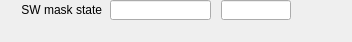
<?xml version="1.0" encoding="UTF-8"?>
<ui version="4.0">
 <class>Form</class>
 <widget class="QWidget" name="Form">
  <property name="geometry">
   <rect>
    <x>0</x>
    <y>0</y>
    <width>352</width>
    <height>42</height>
   </rect>
  </property>
  <property name="windowTitle">
   <string>Form</string>
  </property>
  <widget class="caLineEdit" name="calineedit_9">
   <property name="geometry">
    <rect>
     <x>221</x>
     <y>0</y>
     <width>70</width>
     <height>20</height>
    </rect>
   </property>
   <property name="alignment">
    <set>Qt::AlignCenter</set>
   </property>
   <property name="channel" stdset="0">
    <string notr="true">$(EVG):SoftSeqMask-$(SEQNUM)-RB</string>
   </property>
   <property name="colorMode">
    <enum>caLineEdit::Alarm_Default</enum>
   </property>
   <property name="formatType">
    <enum>caLineEdit::hexadecimal</enum>
   </property>
  </widget>
  <widget class="QLabel" name="label_2">
   <property name="geometry">
    <rect>
     <x>1</x>
     <y>0</y>
     <width>101</width>
     <height>20</height>
    </rect>
   </property>
   <property name="text">
    <string>SW mask state</string>
   </property>
   <property name="alignment">
    <set>Qt::AlignRight|Qt::AlignTrailing|Qt::AlignVCenter</set>
   </property>
  </widget>
  <widget class="caTextEntry" name="catextentry_2">
   <property name="geometry">
    <rect>
     <x>110</x>
     <y>0</y>
     <width>101</width>
     <height>20</height>
    </rect>
   </property>
   <property name="channel" stdset="0">
    <string notr="true">$(EVG):SoftSeqMask-$(SEQNUM)-SP</string>
   </property>
   <property name="background">
    <color>
     <red>212</red>
     <green>219</green>
     <blue>157</blue>
    </color>
   </property>
   <property name="colorMode">
    <enum>caLineEdit::Static</enum>
   </property>
   <property name="formatType">
    <enum>caLineEdit::hexadecimal</enum>
   </property>
  </widget>
 </widget>
 <customwidgets>
  <customwidget>
   <class>caTextEntry</class>
   <extends>caLineEdit</extends>
   <header>caTextEntry</header>
  </customwidget>
  <customwidget>
   <class>caLineEdit</class>
   <extends>QLineEdit</extends>
   <header>caLineEdit</header>
  </customwidget>
 </customwidgets>
 <resources/>
 <connections/>
</ui>
